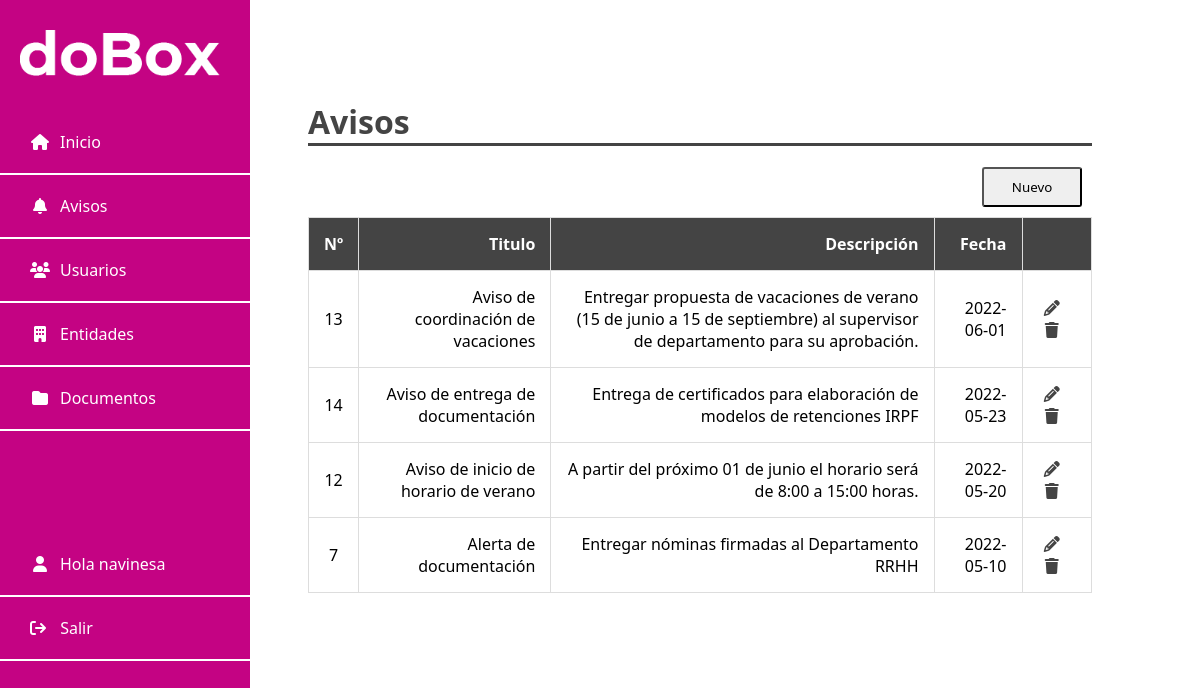
The app's page /avisos/gridavisos.php (signed in) with its own data.
### tables this page shows
CREATE TABLE `tbl_avisos` (
  `ID` int(11) NOT NULL,
  `TITULO` varchar(255) NOT NULL,
  `DESCRIPCION` varchar(500) NOT NULL,
  `FECHA` date NOT NULL
);

### login/Usuario_Sesion.php (called while the page is built, shortened)
<?php
class Usuario_Sesion
{
    private $usuario = null;
    private $rol = null;
    function __construct()
    {
        if (isset($_SESSION["usuario"]) || isset($_SESSION["rol"]) || isset($_SESSION["id"]) || isset($_SESSION["email"])) {
            $this->usuario = $_SESSION["usuario"];
            $this->rol = $_SESSION["rol"];
        }
    }
    public function getUsuario()
    {
        return $this->usuario;
    }
    public function getRol()
    {
        return $this->rol;
    }
}

### avisos/gridavisos.php (the view, shortened to what this page needs)
<?php
require('../conexion.php');
include "../login/Usuario_Sesion.php";
$usuario_sesion = new Usuario_Sesion();
$usuario = $usuario_sesion->getUsuario();
$rol = $usuario_sesion->getRol();
$resultado = $mysqli->query("SELECT * FROM tbl_avisos ORDER BY FECHA DESC");
?>
<!DOCTYPE html>
<html lang="es">
<head>
    <link rel="stylesheet" type="text/css" href="../css/index.css">
    <link rel="stylesheet" href="https://cdnjs.cloudflare.com/ajax/libs/font-awesome/6.1.1/css/all.min.css" />
</head>
<body>
    <div class="sidenav">
        <img class="logo" src="../img/logo_doBox_white.png">
        <a href="../home.php"><i class="fa fa-fw fa-home"></i>Inicio</a>
        <?php if ($rol === 'Administrador') { ?>
            <a href="../avisos/gridavisos.php"><i class="fa fa-fw fa-bell"></i>Avisos</a>
            <a href="../usuarios/gridusuarios.php"><i class="fa fa-fw fa-users"></i>Usuarios</a>
        <?php }
        ?>
        <a href="../entidades/gridentidades.php"><i class="fa fa-fw fa-building"></i>Entidades</a>
        <a href="../documentos/griddocumentos.php"><i class="fa fa-fw fa-folder"></i>Documentos</a>
        <br>
        <div class="sesion">
            <a href="index.php"><i class="fa fa-fw fa-user"></i>Hola <?php echo $usuario ?></a>
            <a href="../login/logout.php"><i class="fa fa-solid fa-arrow-right-from-bracket"></i> Salir</a>
        </div>
    </div>
    <div class="main">
        <h1>Avisos</h1>
        <button onclick="location.href='nuevo_aviso.php'" class="guardar">Nuevo</button>
        <table>
            <thead>
                <tr>
                    <th>Nº</th>
                    <th>Titulo</th>
                    <th>Descripción</th>
                    <th>Fecha</th>
                    <th> </th>
                </tr>
            </thead>
            <tbody>
                <?php
                while ($fila = $resultado->fetch_assoc()) { ?>
                    <tr>
                        <td class="celdacentrada"><?php echo $fila['ID']; ?></td>
                        <td><?php echo $fila['TITULO']; ?></td>
                        <td><?php echo $fila['DESCRIPCION']; ?></td>
                        <td><?php echo $fila['FECHA']; ?></td>
                        <td class="celdacentrada"><a href="modificar_aviso.php?ID=<?php echo $fila['ID']; ?>"><i class="fa fa-fw fa-pencil link"></i><a href="eliminar_aviso.php?ID=<?php echo $fila['ID']; ?>"><i class="fa fa-fw fa-trash link"></i></td>
                    </tr>
                <?php } ?>
            </tbody>
        </table>
    </div>
</body>
</html>

### css/index.css (style rules this page uses)
body { font-family:'Segoe UI', Tahoma, Geneva, Verdana, sans-serif }
h1 { border-bottom: 3px solid #444; color:#444 }
.logo { width: 200px; margin: 20px 20px 20px 10px; padding: 10px 10px 10px 10px; border-radius: 10px }
.fa { padding-right: 10px }
.sidenav { height: 100%; width: 250px; position: fixed; z-index: 1; top: 0; left: 0; background-color: #c40383; overflow-x: hidden }
.sidenav a { padding: 20px 8px 20px 30px; text-decoration: none; font-size: 16px; color: white; display: block; border-bottom: 2px solid white }
.sesion { margin-top: 80px }
.main { margin-left: 300px; margin-top: 100px; margin-right: 100px }
.guardar { font-family: 'Segoe UI', Tahoma, Geneva, Verdana, sans-serif; border-radius: 3px; float: right; width: 100px; height: 40px; margin-left: 10px; margin-right: 10px; margin-bottom: 10px }
table { width: 100%; border-collapse: collapse }
table, th, td { border: 1px solid #ddd }
th { background-color: #444; color: white }
th, td { padding: 15px; text-align: right }
.celdacentrada { text-align: center }
.link { color:#444 }

### records on screen
tbl_avisos: ID "13", TITULO "Aviso de coordinación de vacaciones", DESCRIPCION "Entregar propuesta de vacaciones de verano (15 de junio a 15 de septiembre) al supervisor de departamento para su aprobación.", FECHA "2022-06-01"
tbl_avisos: ID "14", TITULO "Aviso de entrega de documentación", DESCRIPCION "Entrega de certificados para elaboración de modelos de retenciones IRPF", FECHA "2022-05-23"
tbl_avisos: ID "12", TITULO "Aviso de inicio de horario de verano", DESCRIPCION "A partir del próximo 01 de junio el horario será de 8:00 a 15:00 horas.", FECHA "2022-05-20"
tbl_avisos: ID "7", TITULO "Alerta de documentación", DESCRIPCION "Entregar nóminas firmadas al Departamento RRHH", FECHA "2022-05-10"

### other values on screen
$usuario "navinesa"
